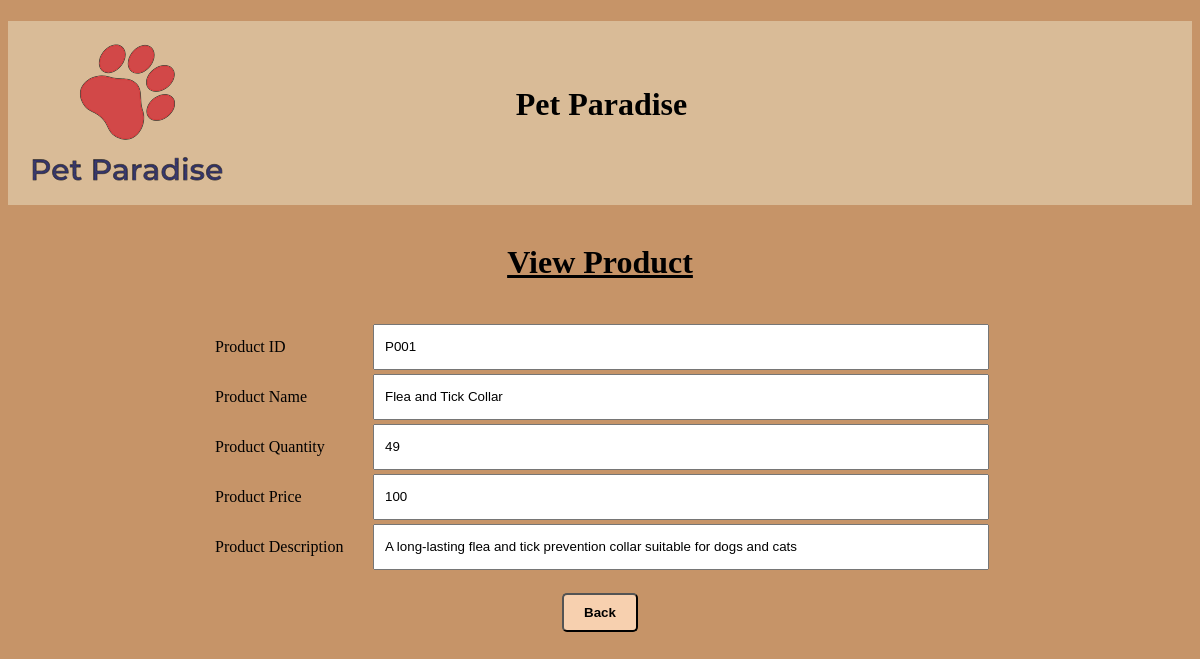
Page /viewproduct.php?id=P001 on the committed database.
### tables this page shows
CREATE TABLE `product` (
  `product_id` varchar(4) NOT NULL,
  `product_name` varchar(50) NOT NULL,
  `product_desc` varchar(255) NOT NULL,
  `product_quantity` int(11) NOT NULL,
  `product_price` int(11) NOT NULL
);

### viewproduct.php (the view, shortened to what this page needs)
<!DOCTYPE html>
<html lang="en">
<head>
</head>
<body>
    <?php
        include "dbcon.php";
        include "header2.php";
        $id = $_GET['id'];
        $query = "SELECT * FROM product where product_id = '$id'";
        $result = mysqli_query($connection,$query);
        while ($row = mysqli_fetch_assoc($result)){
            $id = $row['product_id'];
            $name = $row['product_name'];
            $quantity = $row['product_quantity'];
            $price = $row['product_price'];
            $desc = $row['product_desc'];
        }
    ?>
    <br><b><h1 style="text-align:center"><u>View Product</u></h1></b><br>
    <table class="container">
        <tr>
            <td>Product ID</td>
            <td><input type="text" id="user-input" name="product-id" value="<?php echo $id;?>" readonly></td>
        </tr>
        <tr>
            <td>Product Name</td>
            <td><input type="text" id="user-input" name="product-name" value="<?php echo $name;?>" readonly></td>
        </tr>
        <tr>
            <td>Product Quantity</td>
            <td><input type="text" id="user-input" name="product-quantity" value="<?php echo $quantity;?>" readonly></td>
        </tr>
        <tr>
            <td>Product Price</td>
            <td><input type="text" id="user-input" name="product-price" value="<?php echo $price;?>" readonly></td>
        </tr>
        <tr>
            <td>Product Description</td>
            <td><input type="text" id="user-input" name="product-desc" value="<?php echo $desc;?>" readonly></td>
        </tr>
    </table>
    <div class="center" style="margin-top: 20px;">
        <input type="button" value="Back" id="my-button" style="font-weight: bold" onclick="window.open('manageproduct.php','_self')">
    </div>
</body>
</html>

### viewproduct.php (style rules this page uses)
body { background-color: #C69468; }
#my-button { background-color: #f7d0af; padding: 10px 20px; display: inline-block; border-radius: 5px; margin-left: 50px; margin-right: 50px; }
td { width: 150px; padding-left: 5px; }
.center { display: flex; justify-content: center; align-items: center; padding-bottom: 20px; }
.container { margin-left: auto; margin-right: auto; }
#user-input { height: 40px; width: 600px; padding-left: 10px; }

### rows in the picture
product: product-id "P001", product-name "Flea and Tick Collar", product-quantity "49", product-price "100", product-desc "A long-lasting flea and tick prevention collar suitable for dogs and cats"
